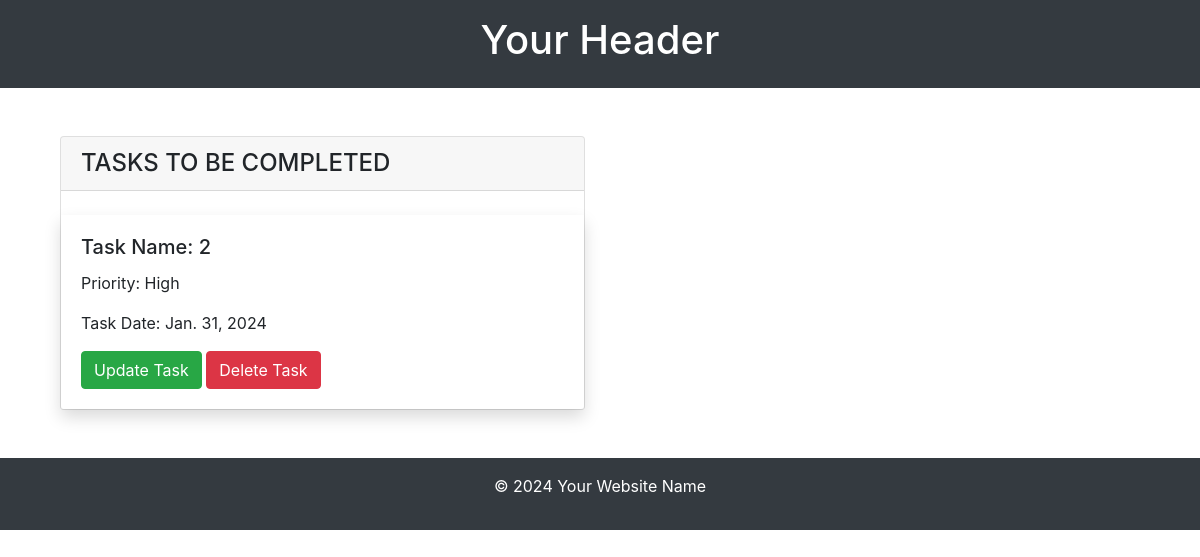
Page /index_detail/7/ on the committed database.
### projectapp/models.py (models this page shows, shortened)
class Task(models.Model):
    objects = None
    HIGH = 'High'
    MEDIUM = 'Medium'
    LOW = 'Low'
    PRIORITY_CHOICES = [
        (HIGH, 'High'),
        (MEDIUM, 'Medium'),
        (LOW, 'Low'),
    ]
    name = models.TextField(max_length=100)
    priority = models.CharField(max_length=10, choices=PRIORITY_CHOICES, default=HIGH)
    task_date = models.DateField(default='1997-10-18')

### projectapp/views.py (the view)
# urls.py: path('index_detail/<int:pk>/', TaskDetailView.as_view(), name='index_detail'),  # For pick individual task
class TaskDetailView(DetailView):
    model = Task
    template_name = 'class_task_details.html'
    context_object_name = 'task'  # This is already set by default, but it's good to have it explicitly

### template/class_task_details.html
{% extends 'Base.html' %}
{% block content %}
    <div class="col-md-6">
        <div class="card mb-6">
            <h4 class="card-header">TASKS TO BE COMPLETED</h4>
            <br>
            <div class="shadow card-body mb-6">
                <h5 class="card-title">Task Name: {{ task.name }}</h5>
                <p class="card-text">Priority: {{ task.priority }}</p>
                <p class="card-text">Task Date: {{ task.task_date }}</p>
                <button class="link-button btn btn-success" onclick="window.location='{% url 'task_update' id=task.id %}'">Update Task</button>
                <button class="link-button btn btn-danger" onclick="window.location='{% url 'task_delete' id=task.id %}'">Delete Task</button>
            </div>
        </div>
    </div>
{% endblock %}

### rows in the picture
Task: name "2", priority "High", task_date "Jan. 31, 2024"
